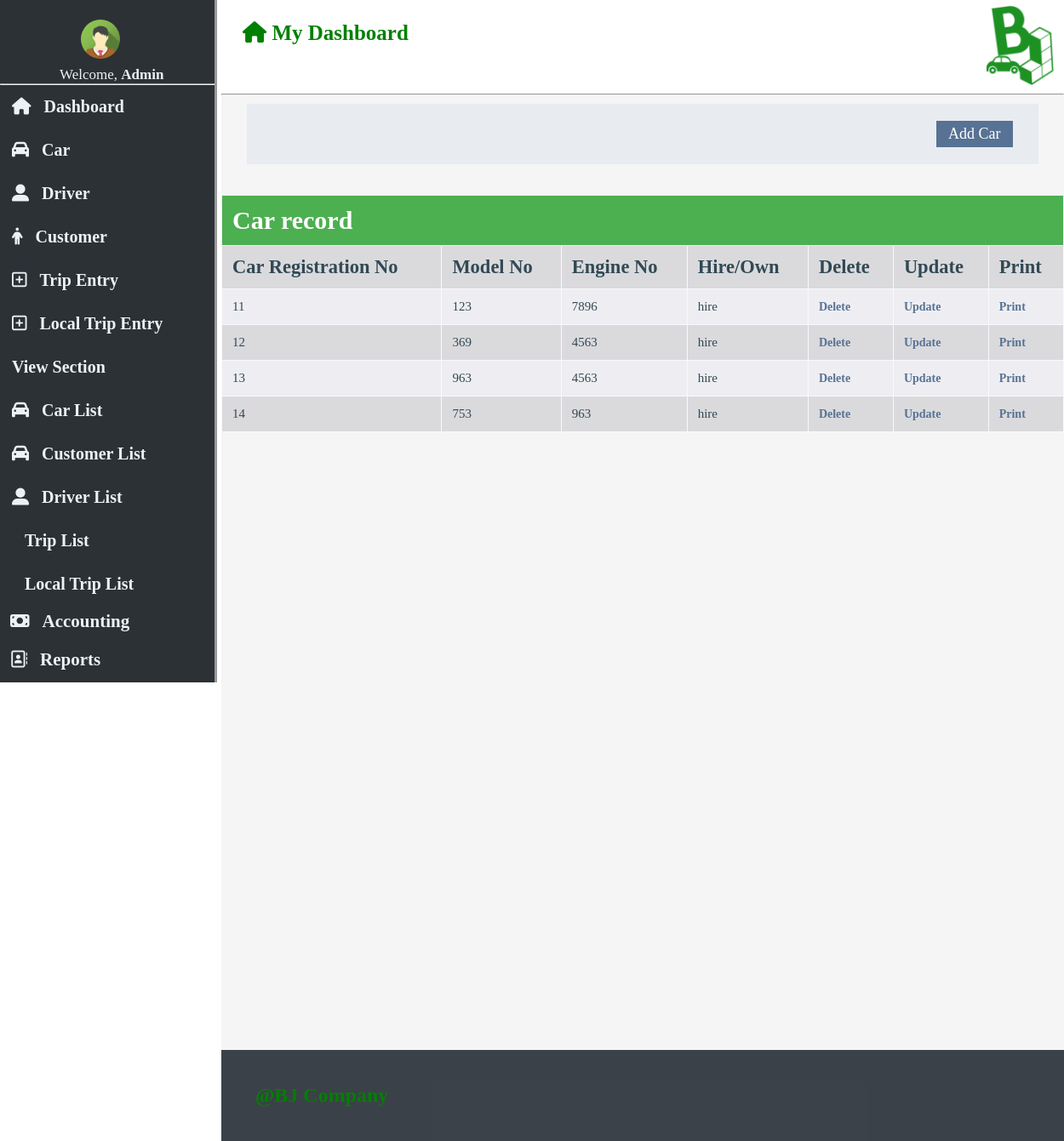
/Rent-a-car2/car_list.php, run on the app's committed database.
### tables this page shows
CREATE TABLE `tb_car` (
  `CarRegistrationNo` int(30) NOT NULL,
  `ModelNo` int(20) NOT NULL,
  `EngineNo` int(30) NOT NULL,
  `OwnerShipHire` varchar(30) NOT NULL
);

### Rent-a-car2/car_list.php (the view, shortened to what this page needs)
 <!DOCTYPE html>
<html>
<head>
  <link rel="stylesheet" type="text/css" href="file:///C:/xampp/htdocs/Rent-a-car/fontawesome-free-5.11.2-web/css/all.css">
  <link rel="stylesheet" type="text/css" href="css/car_list.css">
 <link rel="stylesheet" type="text/css" href="css/dashboard.css">
</head>
<body>
<div class="wrapper">
<nav class="" style="z-index:3;width:300px;" id="mySidebar"><br>
  <div class="c1-container">
    <div class="c1-img">
      <img src="img/img_avatar.png" style="border-radius: 50%;width: 46px;">
    </div>
    <div class="c1-text">
      <span>Welcome, <strong>Admin</strong></span><br>
    </div>
  </div>
  <hr>
  <div class="c1-container">
  <a class="bar-block-item" href="Dashboard2.php"><i id="i0" class="fas fa-home"></i>Dashboard</a>
  </div>
  <div class="bar-block">
  <a class="bar-block-item" href="car_add.php">           <i id="i1" class="fas fa-car"></i>Car</a>
  <a class="bar-block-item" href="driver_add2.php">       <i id="i2" class="fas fa-user-alt"></i>Driver</a>
  <a class="bar-block-item" href="customer_add.php">      <i id="i3" class="hvr-buzz-out fa fa-male"></i>Customer</a>
  <a class="bar-block-item" href="trip_entry.php">        <i id="i4" class="far fa-plus-square"></i>Trip Entry</a>
  <a class="bar-block-item" href="localtripentry.php">    <i id="i5" class="far fa-plus-square"></i>Local Trip Entry</a>
  <a class="bar-block-item" href="*"><span>View Section</span></a>
  <a class="bar-block-item" href="car_list.php">           <i id="i1" class="fas fa-car"></i>Car List</a>
  <a class="bar-block-item" href="customer_list.php">           <i id="i1" class="fas fa-car"></i>Customer List</a>
  <a class="bar-block-item" href="driver_list.php">       <i id="i2" class="fas fa-user-alt"></i>Driver List</a>
  <a class="bar-block-item" href="Trip_list2.php">                      <i id="i6" class="fab fa-tripadvisor"></i>Trip List</a>
  <a class="bar-block-item" href="local_trip_list.php">                      <i id="i7" class="fab fa-tripadvisor"></i>Local Trip List</a>
  <a href="#" class="bar-block-item dropdown-btn">         <i id="i8" class="fas fa-money-bill"></i>Accounting </a>
  <a href="#" class="bar-block-item dropdown-btn">         <i id="i9" class="far fa-address-book"></i>Reports</a>
  </div>
</nav>
<div class="main">
  <header class="header2">
  	<div id="header-text">
    <h4><b><i class="fas fa-home"></i> My Dashboard</b></h4>
    </div>
    <div id="header-logo">
    	 <img src="img/logo4.png" style="width: 80px">
    </div>
  </header>
<hr>
<div class="add_car_container">
 <div class="save-button" id="addcar">
<a href="car_add.php" class="button">Add Car</a>
</div>
</div>
<?php
$servername = "localhost";
$username = "root";
$password = "";
$dbname = "db_car_bj";
$conn = new mysqli($servername, $username, $password, $dbname);
$sql = "SELECT * FROM tb_car";
$result = $conn->query($sql);
if ($result->num_rows > 0) {
    echo"<table style='width:990px; margin:auto; color:#314954; padding:5px; font-size:15px; border-color:darkgrey;border: currentColor;background-color: #d8dbe845;' border='5'>";
    echo"<tr><th colspan='7'><h1>Car record</h1></th></tr>";
    echo"<tr>";
    echo"<td><h2>Car Registration No</h2></td>";
    echo "<td><h2>Model No</h2></td>";
    echo "<td><h2>Engine No</h2></td>";
    echo "<td><h2>Hire/Own</h2></td>";
    echo "<td><h2>Delete</h2></td>";
    echo "<td><h2>Update</h2></td>";
    echo "<td><h2>Print</h2></td>";
    echo "</tr>";
    echo "<br><br>";
     while($row = $result->fetch_assoc()) {
        echo "<tr>
    <td>"  . $row["CarRegistrationNo"]."    </td>
    <td>"  . $row["ModelNo"]."  </td>
    <td>"  . $row["EngineNo"]."    </td>
    <td>"  . $row["OwnerShipHire"]."  </td>
    <td><a href =delete_car.php?CarRegistrationNo=".$row["CarRegistrationNo"].">Delete</a>     </td>
    <td><a href =edit_car.php?CarRegistrationNo=".$row["CarRegistrationNo"].">Update</a>     </td>
    <td><a href =print_car.php?CarRegistrationNo=".$row["CarRegistrationNo"].">Print</a> </td>
    </tr>";
     }
     echo "</table>";
} else {
     echo "0 results";
}
?>  <br><br><br><br><br><br><br>
<div class="footer">
  <h4 style="color: green;font-size: 24px">@BJ Company</h4></div>
</div>
</div>
</body>
</html>

### Rent-a-car2/css/car_list.css (style rules this page uses)
td { padding: 15px; border-style: groove; border-color: ghostwhite; }
td a { color: #577294; text-decoration: none; font-size: 14px; font-weight: 900; }
th { background-color: #09232f42; }
.save-button { width: 20%; }
.save-button .button { background-color: #577294; border: none; color: white; padding: 5px 14px; text-align: center; text-decoration: none; display: inline-block; font-size: 18px; cursor: pointer; }
#addcar { float: right;width:100px; }
.add_car_container { background-color: #d2ddea61; padding: 20px; overflow: hidden; margin-top: 10px;margin-left: 30px; margin-right: 30px }

### Rent-a-car2/css/dashboard.css (style rules this page uses)
* { margin: 0px;padding: 0px;font-family:Times New Roman; }
html { box-sizing: content-box; }
.footer { background-color: #101821cf;padding: 40px;overflow: hidden;margin: 0px;width: 96%;margin-top: 600px; }
#mySidebar { background-color:#2c3136;height: 200%;position: sticky;top: 0px;border-right-style: outset; }
.c1-img { width: 50%; text-align: center; margin-left: 50px; padding: 5px; }
.c1-text { width: 50%; color: #ecf1f3; margin-left: 70px; font-size: 17px; }
.c1-text span { text-align: center; }
.bar-block { height: 100%; }
.bar-block-item { padding: 14px;display: list-item;font-size: 20px;text-decoration: none;color: #ecf1f3;font-weight: 600; }
.bar-block-item i { font-size: 20px;margin-right: 15px; }
.dropdown-btn { padding: 6px 9px 14px 12px; text-decoration: none; font-size: 21px; display: block; text-align: left; }
.wrapper { display: flex;position: relative; }
.header2 { padding: 5px;background-color: white;overflow: hidden; }
#header-text { float: left; width: 50%; padding: 20px; font-size: 25px; color: green; }
#header-logo { float: right;width: 20%; }
#header-logo img { margin-left: 110px; }
.main { background-color: #3b3e400d;margin-left:25%;width: 85%;margin-left: 5px; }
.save-button { margin-left: 11px; }

### Rent-a-car2/car_list.php (style rules this page uses)
table { font-family: "Trebuchet MS", Arial, Helvetica, sans-serif; border-collapse: collapse; width: 100%; }
th, td { text-align: left; padding: 12px; }
tr:nth-child(even) { background-color: #9e9e9e42; }
th { background-color: #4CAF50; color: white; }

### data on the page
tb_car: CarRegistrationNo "11", ModelNo "123", EngineNo "7896", OwnerShipHire "hire"
tb_car: CarRegistrationNo "12", ModelNo "369", EngineNo "4563", OwnerShipHire "hire"
tb_car: CarRegistrationNo "13", ModelNo "963", EngineNo "4563", OwnerShipHire "hire"
tb_car: CarRegistrationNo "14", ModelNo "753", EngineNo "963", OwnerShipHire "hire"
